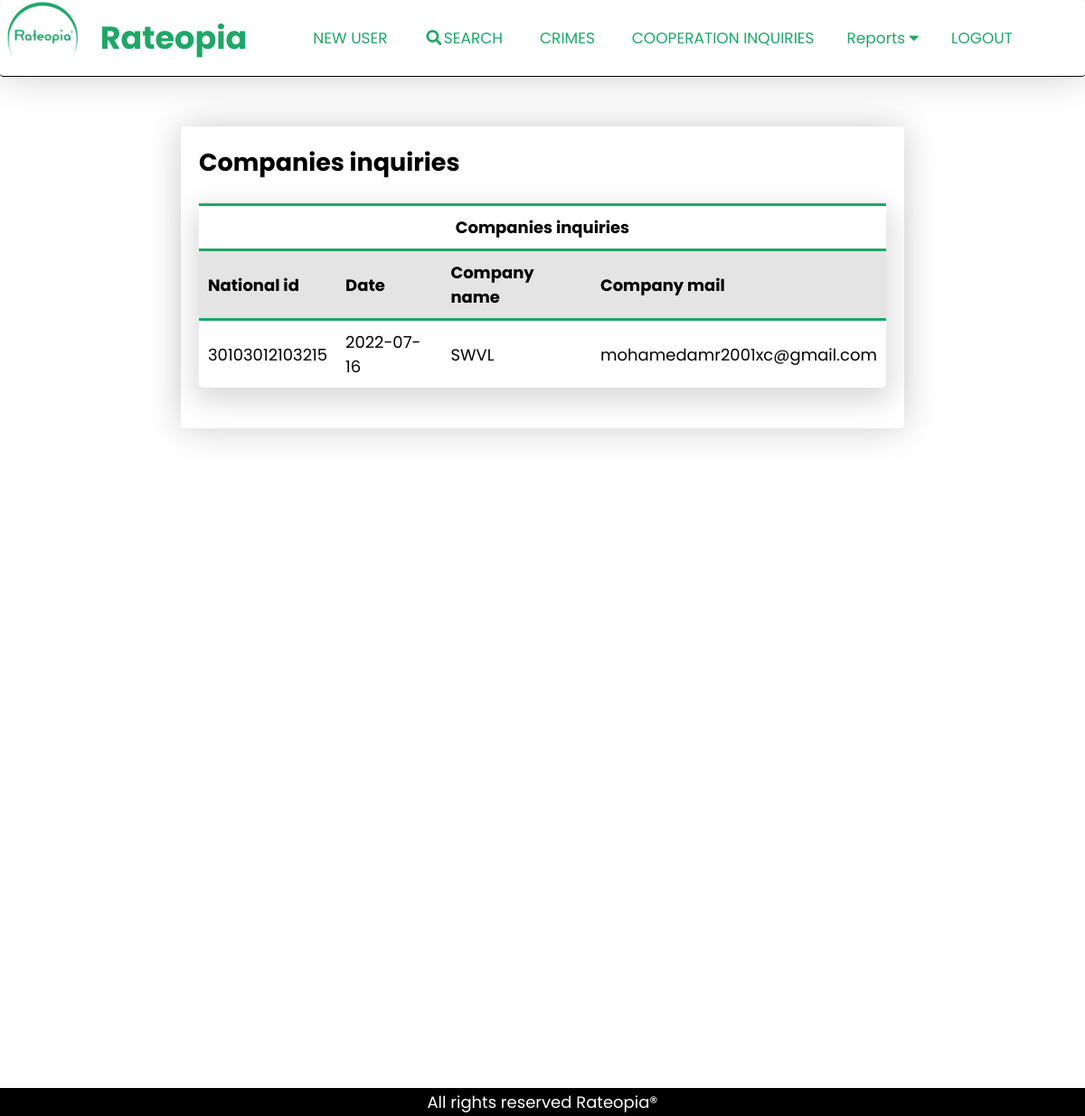
/admin/2_company.php (signed in), run on the app's committed database.
### tables this page shows
CREATE TABLE `companies_inquiry` (
  `id` int(11) NOT NULL,
  `National_id` varchar(14) NOT NULL,
  `email` varchar(30) NOT NULL,
  `company_name` varchar(20) NOT NULL,
  `submit_date` date NOT NULL
);

CREATE TABLE `citizen` (
  `Age` varchar(30) NOT NULL,
  `Rating` float DEFAULT 4,
  `National_id` int(11) NOT NULL,
  `id` varchar(14) NOT NULL,
  `Name` varchar(40) NOT NULL,
  `Job` varchar(20) NOT NULL,
  `lat` double DEFAULT NULL,
  `lng` double DEFAULT NULL,
  `phone_number` varchar(11) DEFAULT NULL,
  `Plate_number` varchar(6) DEFAULT NULL,
  `Email` varchar(40) NOT NULL,
  `passwordd` varchar(70) NOT NULL,
  `image_id` int(11) NOT NULL
);

### admin/2_company.php (the view, shortened to what this page needs)
<?php
include 'includes/database.php';
?>
<!DOCTYPE html>
<html lang="en">
<head>
    <link rel="stylesheet" href="style_admin.css">
    <link rel="stylesheet" href="https://cdnjs.cloudflare.com/ajax/libs/font-awesome/5.15.3/css/all.min.css">
</head>
<body>
    <?php include 'admin_navbar.php'; ?>
    <section>
        <div class="container">
            <h2>Companies inquiries </h2>
            <table class="table-adjust">
                <tr style="border-bottom-style:solid;border-color: #20a668;">
                    <th style="padding:10px;" colspan="7">Companies inquiries</th>
                </tr>
                <tr style="border-bottom-style:solid;border-color: #20a668;">
                    <td class='trinf'><b>National id</b></td>
                    <td class='trinf'><b>Date</b></td>
                    <td class='trinf'><b>Company name</td>
                    <td class='trinf'><b>Company mail</b></td>
                </tr>
                <?php
                $sql = "SELECT * FROM companies_inquiry WHERE TIMESTAMPDIFF(DAY, Date(NOW()),submit_date)>-30  ORDER BY submit_date Desc";
                $resultfirst = mysqli_query($conn, $sql);
                while ($row = mysqli_fetch_assoc($resultfirst)) {
                    $nationalid = $row['National_id'];
                    $sql = "SELECT * FROM citizen where id='$nationalid'";
                    $result = mysqli_query($conn, $sql);
                    $rowoutput = mysqli_fetch_assoc($result);
                    echo "<tr>";
                    echo "<td class='trinf'>";
                    echo '<a class="form__link"  href="../projects/ouputinformation.php?subject=' . $rowoutput['National_id'] . '"' . ">" . $rowoutput['id'] . "</a>" . "<br>";
                    echo "</td>";
                    echo "<td class='trinf'>";
                    echo $row['submit_date'] . "<br>";
                    echo "</td>";
                    echo "<td class='trinf'>";
                    echo $row['company_name'] . "<br>";
                    echo "</td>";
                    echo "<td class='trinf'>";
                    echo $row['email'] . "<br>";
                    echo "</td>";
                    echo "</tr>";
                }
                ?>
            </table>
        </div>
    </section>
</body>
</html>
<?php include 'footer.php'; ?>

### admin/style_admin.css (style rules this page uses)
* { font-family: 'Poppins', sans-serif; padding: 0; margin: 0; text-decoration: none; list-style: none; box-sizing: border-box; scroll-behavior: smooth; -webkit-box-sizing: border-box; }
th { border-top-style: solid; border-bottom-style: solid; border-color: #20a668; padding: 10px; }
section { padding: 10px 200px; }
body { --color-primary: #000000; --color-primary-dark: #000000; --color-secondary: #000000; --color-error: #cc3333; --color-success: #4bb544; --border-radius: 4px; font-family: 'Poppins', sans-serif; font-size: 18px; margin-top: 130px; }
.container { padding: 20px; display: table; margin: auto; box-shadow: 0 0 40px rgba(0, 0, 0, 0.2); border-radius: var(--border-radius); }
.form__link { color: #000; cursor: pointer; }
.table-adjust { border-collapse: collapse; min-width: 750px; width: auto; border-radius: 5px; background-color: white; -webkit-box-shadow: 0px 10px 30px 5px rgba(0, 0, 0, 0.15); box-shadow: 0px 10px 30px 5px rgba(0, 0, 0, 0.15); margin: 25px auto; }
.table-adjust tr:nth-of-type(even) { background: #e4e4e4; }
.trinf { width: auto; text-align: left; padding: 10px; }

### data on the page
companies_inquiry: citizen.id "30103012103215", submit_date "2022-07-16", company_name "SWVL", email "mohamedamr2001xc@gmail.com"
